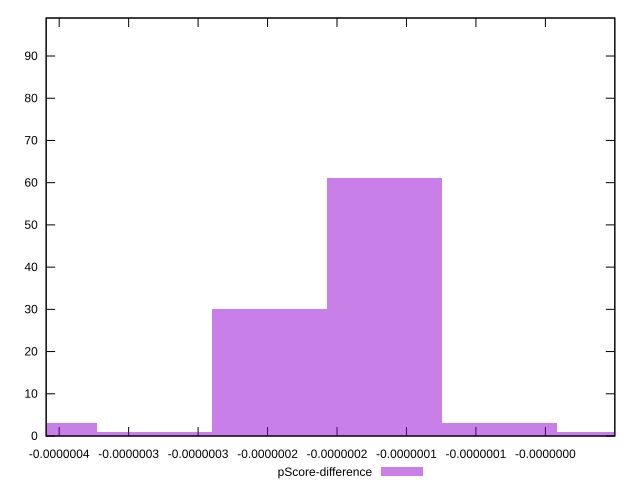

Write the gnuplot code that produced this figure.
reset

$pScoreDifference <<EOF
-2.487450810888438e-7 30
-1.658300540592292e-7 61
-8.29150270296146e-8 3
-4.1457513514807304e-7 3
0 1
-3.316601081184584e-7 1
EOF

set key outside below
set boxwidth 8.29150270296146e-8
set xrange [-4.093844176988881e-7:-2.0266011091507607e-11]
set yrange [0:99]
set trange [0:99]
set style fill transparent solid 0.5 noborder
set terminal svg size 640, 490 enhanced background rgb 'white'
set output "reports/report_00030_2021-02-24T20-42-31.540Z/bootup-time/samples/card/pScore-difference/histogram.svg"

plot $pScoreDifference title "pScore-difference" with boxes

reset
